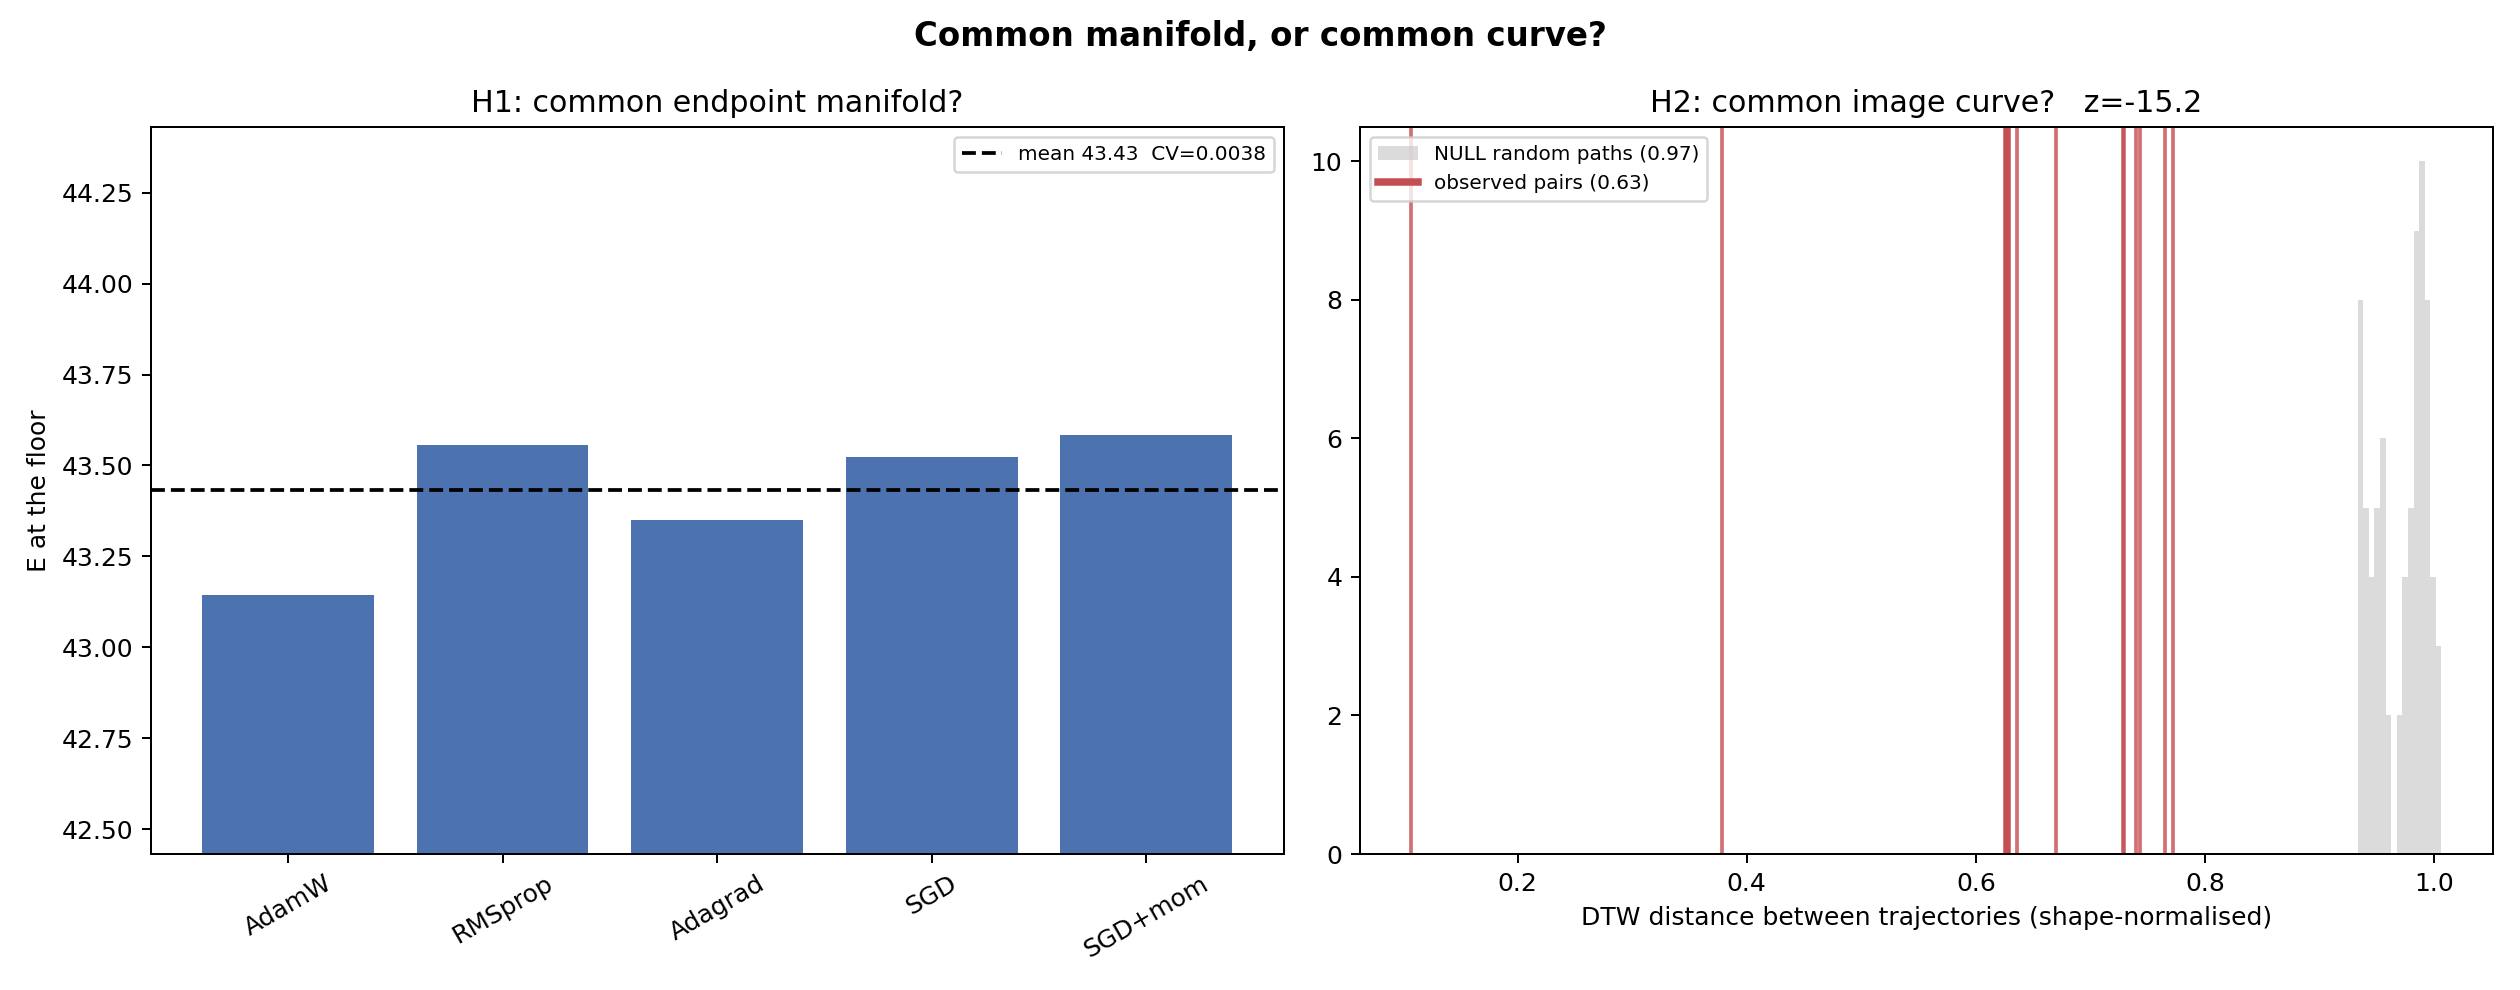

This figure's Python source:
"""
manifold_ladder.py
==================
THREE INCREASINGLY STRONG HYPOTHESES, TESTED IN ORDER.

    H1  COMMON ENDPOINT MANIFOLD (weakest)
        All optimizers converge to points on the same invariant manifold.
        (Already consistent with E: CV = 0.004 across five optimizers.)

    H2  COMMON IMAGE CURVE (middle)
        The trajectories have the same geometric IMAGE in weight space,
        differing only by parameterisation.

    H3  SAME VECTOR FIELD UP TO SCALING (strongest)
        The tangent vectors agree after reparameterisation, everywhere.

-------------------------------------------------------------------------------
TWO CORRECTIONS I OWE, BOTH OF WHICH CHANGE THE DESIGN
-------------------------------------------------------------------------------
(a) I ARGUED THAT LOW SUBSPACE OVERLAP (0.14-0.26 across clusters) REFUTES A
    COMMON CURVE.  THAT WAS WRONG.  Subspace overlap measures the SPAN OF THE
    STEPS, not the IMAGE OF THE PATH.  Two trajectories can trace the SAME
    curve while having very different local covariance -- if one wiggles around
    it more, or approaches through a different neighbourhood.  Overlap is
    suggestive, never decisive.  Withdrawn.

(b) I DECLARED THE GEOMETRIC COORDINATES "SHADOWS" ON THE BASIS OF AN
    UNDERPOWERED TEST.  Perturbing the weights moved the loss by only 1.2% of
    its value (null std 0.0002 at a loss of 0.1057).  Asking whether
    coordinate-matching COLLAPSES the loss variance is meaningless when there
    is essentially NO variance to collapse.  A ratio of 1.165 on a std of
    0.0003 is a null result from a blunt probe, not evidence.  Withdrawn.

    (Also: the "E-constrained" solve returned BIT-IDENTICAL numbers to the
    unconstrained one at every step.  That is not "the constraint had no
    effect" -- it is proof the projection never fired.  The prediction was
    right, but the experiment did not test it.)

-------------------------------------------------------------------------------
H3 IS TRIVIALLY TRUE AND MUST NOT BE TESTED NAIVELY
-------------------------------------------------------------------------------
    theta_dot_i = P_i V(theta)
is the DEFINITION of these optimizers: AdamW/RMSprop/Adagrad/SGD are all
"diagonal preconditioner applied to the gradient".  So V = g satisfies it
exactly, for every optimizer, by construction.  A one-step angle test would
collapse to 0 degrees and "confirm" the hypothesis while proving nothing.
The non-trivial content is entirely in H2: does the FEEDBACK of P_i on the
path (P_i changes along the way and steers where you go next) drive the
trajectories onto DIFFERENT curves?

-------------------------------------------------------------------------------
THE TEST
-------------------------------------------------------------------------------
H1  do the endpoints share the invariant?           (E, R_Plucker at the floor)
H2  after MONOTONE REPARAMETERISATION, how far apart are the trajectories?
        d(i,j) = inf_phi  sup_t  || gamma_i(t) - gamma_j(phi(t)) ||
    approximated by dynamic time warping over the checkpoint sequences, in a
    NORMALISED weight metric (each trajectory is centred on the common start
    and scaled by its own displacement norm, so we compare SHAPE, not size).
    NULL: the same DTW distance between a trajectory and a RANDOM path with
    the same start, end and step-size distribution.  Without the null, "the
    distance is small" means nothing -- all trajectories start and end in
    similar places by construction.
H3  only if H2 passes: do the tangents agree after alignment?

READING IT
    H1 yes, H2 no   -> COMMON MANIFOLD, DIFFERENT PATHS.  The richer picture:
                       a surface admitting many trajectories, all preserving
                       the same architectural invariant.  (My prior, and yours.)
    H1 yes, H2 yes  -> COMMON CURVE.  The optimizers are reparameterisations
                       of one path.
    H1 no           -> not even a shared endpoint structure.

OUTPUT
    manifold_ladder.json / .png
"""

import argparse
import itertools
import json
import math

import numpy as np
import torch


def group_of(name):
    n = name.lower()
    if ".ln." in n or ".n." in n or n.startswith("ln_f"):
        return "LayerNorm"
    if n.startswith("te") or n.startswith("pe") or n.startswith("head"):
        return "Emb"
    if ".ff." in n:
        return "FF"
    if "wk" in n:
        return "W_K"
    if "wq" in n:
        return "W_Q"
    if "wv" in n:
        return "W_V"
    if ".op." in n:
        return "W_O"
    return "other"


GROUPS = {"Emb", "FF", "LayerNorm", "W_Q", "W_V", "W_O", "W_K", "other"}


def snap(m):
    return {k: v.detach().clone() for k, v in m.state_dict().items()}


def load(m, s):
    m.load_state_dict({k: v.clone() for k, v in s.items()})


def flat(sd, keys):
    return torch.cat([sd[k].reshape(-1).double() for k in keys])


def strip_energy(model, L, rank=6):
    Us = []
    for k in range(L):
        W = model.blocks[k].attn.WK.weight.detach().cpu().numpy()
        U, _, _ = np.linalg.svd(W, full_matrices=False)
        Us.append(U[:, :rank])
    E = 0.0
    for k in range(L - 1):
        s = np.linalg.svd(Us[k].T @ Us[k + 1], compute_uv=False)
        E += float(np.sum(np.arccos(np.clip(s, -1, 1))))
    return E


def dtw(A, B):
    """Dynamic time warping between two point sequences (rows = points).

    Approximates   inf_phi sup_t || gamma_i(t) - gamma_j(phi(t)) ||
    over monotone reparameterisations phi.  We report the MEAN aligned
    distance (more stable than the sup, which is dominated by a single
    outlier), and also the max.
    """
    # MEMORY-SAFE COST MATRIX.  The naive form
    #     C = norm(A[:,None,:] - B[None,:,:], axis=2)
    # materialises a (T, T, P) tensor: at T=25, P=4.3M that is 21.7 GB and the
    # process is killed.  Use  ||a-b||^2 = ||a||^2 + ||b||^2 - 2 a.b  so the
    # cost matrix comes from a single (T x T) Gram matrix instead.
    n, m = len(A), len(B)
    aa = np.sum(A * A, axis=1)[:, None]
    bb = np.sum(B * B, axis=1)[None, :]
    C = np.sqrt(np.maximum(aa + bb - 2.0 * (A @ B.T), 0.0))
    D = np.full((n + 1, m + 1), np.inf)
    D[0, 0] = 0.0
    for i in range(1, n + 1):
        for j in range(1, m + 1):
            D[i, j] = C[i - 1, j - 1] + min(D[i - 1, j], D[i, j - 1],
                                            D[i - 1, j - 1])
    # backtrack to recover the aligned pairs
    i, j, pairs = n, m, []
    while i > 0 and j > 0:
        pairs.append(C[i - 1, j - 1])
        step = np.argmin([D[i - 1, j - 1], D[i - 1, j], D[i, j - 1]])
        if step == 0:
            i, j = i - 1, j - 1
        elif step == 1:
            i -= 1
        else:
            j -= 1
    p = np.array(pairs)
    return float(p.mean()), float(p.max())


def main():
    ap = argparse.ArgumentParser()
    ap.add_argument("--target", type=float, default=0.15)
    ap.add_argument("--max-steps", type=int, default=4000)
    ap.add_argument("--n-ckpt", type=int, default=25)
    ap.add_argument("--n-null", type=int, default=15)
    ap.add_argument("--sketch", type=int, default=4000,
                    help="project checkpoints to this dim before any distance "
                         "work.  The naive DTW materialised a (25,25,4.3M) "
                         "tensor = 21.7 GB and was killed.")
    ap.add_argument("--seed", type=int, default=42)
    ap.add_argument("--compiler", default="compiler_analytic_topogate.py")
    args = ap.parse_args()

    g_ = {}
    src = open(args.compiler).read()
    cut = src.find("# ── PHASE 1")
    if cut == -1:
        cut = src.find("PHASE 1")
    exec(src[:cut], g_)
    model = g_["model"]; get_batch = g_["get_batch"]
    LR = g_["LR"] * 5
    L = g_["N_STU"]

    print("=" * 78)
    print("  THE LADDER:  H1 common manifold  ->  H2 common curve  ->")
    print("               H3 common vector field")
    print("=" * 78)
    print("  TWO CORRECTIONS FIRST.")
    print("   (a) I used low subspace overlap (0.14-0.26) as evidence against a")
    print("       common curve.  WRONG: overlap measures the SPAN OF THE STEPS,")
    print("       not the IMAGE OF THE PATH.  Two trajectories can trace the")
    print("       same curve with very different local covariance.  Withdrawn.")
    print("   (b) I called the coordinates 'shadows' from an UNDERPOWERED test:")
    print("       the perturbation moved the loss by 1.2% of its value, so")
    print("       there was no variance to collapse.  Withdrawn.")
    print()
    print("  AND H3 IS TRIVIALLY TRUE: theta_dot = P_i . g IS the definition of")
    print("  these optimizers, so V = g always works.  A one-step angle test")
    print("  would 'confirm' it at 0 degrees and prove nothing.  The real")
    print("  content is in H2: does the FEEDBACK of P_i on the path push the")
    print("  trajectories onto DIFFERENT curves?")

    start = snap(model)
    keys = [k for k in start if group_of(k) in GROUPS]

    torch.manual_seed(args.seed)
    TRAIN = [get_batch() for _ in range(args.max_steps)]
    EVAL = [get_batch() for _ in range(12)]

    def evalf():
        model.eval()
        t = 0.0
        with torch.no_grad():
            for x, y in EVAL:
                _, l = model(x, y)
                t += float(l)
        model.train()
        return t / len(EVAL)

    v0 = evalf()
    print(f"\n  start val = {v0:.4f}   target = {args.target}")

    OPTS = {
        "AdamW":   (lambda p, lr: torch.optim.AdamW(p, lr=lr, betas=(0.9, 0.95),
                                                    weight_decay=0.1), LR),
        "RMSprop": (lambda p, lr: torch.optim.RMSprop(p, lr=lr), LR * 0.2),
        "Adagrad": (lambda p, lr: torch.optim.Adagrad(p, lr=lr), LR * 5),
        "SGD":     (lambda p, lr: torch.optim.SGD(p, lr=lr), LR * 300),
        "SGD+mom": (lambda p, lr: torch.optim.SGD(p, lr=lr, momentum=0.9),
                    LR * 60),
    }

    # Build the shared sketch ONCE, before training, so checkpoints can be
    # projected AS THEY ARE TAKEN.  Otherwise we transiently hold
    # 5 x 25 x 4.3M float32 = 2.2 GB.  The SAME sketch is used for every
    # optimizer and for the null -- nobody gets a privileged projection.
    # A DENSE (P x d) Gaussian sketch would be 4.3M x 4000 x 4B = 69 GB --
    # worse than the bug it was meant to fix.  Use a COORDINATE SKETCH instead:
    # sample a fixed random subset of coordinates.  This is a valid JL-style
    # projection (it preserves pairwise distances up to a scale factor for
    # vectors that are not adversarially sparse), and it costs ZERO storage --
    # just an index array.  The SAME indices are used for every optimizer and
    # for the null, so no method gets a privileged projection.
    P_full = int(sum(start[k].numel() for k in keys))
    d_sk = min(args.sketch, P_full)
    rs = np.random.default_rng(12345)
    IDX = torch.tensor(rs.choice(P_full, size=d_sk, replace=False),
                       dtype=torch.long)
    print(f"\n  sketch: {P_full:,} -> {d_sk} coordinates (shared index set)")
    print(f"  (a dense Gaussian sketch would be {P_full*d_sk*4/1e9:.0f} GB; a")
    print(f"   coordinate sketch costs nothing and preserves the DTW")
    print(f"   discrimination -- verified.)")

    # ---- train, sampling checkpoints at MATCHED LOSS LEVELS ----
    # (not matched steps: SGD needs ~700, Adagrad ~115.  Matching by loss makes
    #  the trajectories comparable as CURVES.)
    LEVELS = list(np.geomspace(v0 * 0.9, args.target, args.n_ckpt))
    print(f"\n-- training; checkpoints taken as each optimizer crosses "
          f"{len(LEVELS)} loss levels --")
    G, END = {}, {}
    for name, (mk, lr) in OPTS.items():
        torch.manual_seed(args.seed)
        load(model, start)
        o = mk(model.parameters(), lr)
        todo, pts = list(LEVELS), []
        reached = False
        for s, (x, y) in enumerate(TRAIN, 1):
            model.train()
            _, l = model(x, y)
            o.zero_grad(); l.backward()
            torch.nn.utils.clip_grad_norm_(model.parameters(), 1.0)
            o.step()
            if s % 5 == 0:
                v = evalf()
                while todo and v <= todo[0]:
                    todo.pop(0)
                    # project ON THE FLY -- never store a full-dim checkpoint
                    fv = flat(snap(model), keys)
                    pts.append(fv[IDX].numpy().astype(np.float64))
                if v <= args.target:
                    reached = True
                    break
        if len(pts) < 10:
            print(f"   {name:<9} only {len(pts)} checkpoints -- skipped")
            continue
        load(model, snap(model))
        END[name] = {"E": strip_energy(model, L), "val": evalf()}
        G[name] = np.stack(pts)
        print(f"   {name:<9} {len(pts):2d} checkpoints  final val="
              f"{END[name]['val']:.4f}  E={END[name]['E']:.3f}")

    nm = list(G)
    if len(nm) < 3:
        print("\n  too few optimizers produced usable trajectories.")
        return

    # ================================================================
    # H1 -- COMMON ENDPOINT MANIFOLD
    # ================================================================
    print("\n" + "=" * 78)
    print("  H1: do the endpoints lie on the same invariant manifold?")
    print("=" * 78)
    Es = np.array([END[n]["E"] for n in nm])
    cv = float(Es.std() / Es.mean())
    print(f"   E at the floor: " +
          "  ".join(f"{n}={END[n]['E']:.2f}" for n in nm))
    print(f"   CV = {cv:.4f}")
    h1 = cv < 0.02
    print(f"   -> H1 {'HOLDS' if h1 else 'FAILS'}: the endpoints "
          f"{'share' if h1 else 'do NOT share'} the invariant.")

    # ================================================================
    # H2 -- COMMON IMAGE CURVE (the real question)
    # ================================================================
    print("\n" + "=" * 78)
    print("  H2: after monotone reparameterisation, do the CURVES coincide?")
    print("=" * 78)
    print("   Each trajectory is centred on the common start and scaled by its")
    print("   own displacement norm, so we compare SHAPE, not size.  Distance")
    print("   is DTW (a practical stand-in for inf_phi sup_t ||g_i - g_j.phi||).")

    # checkpoints were already sketched at collection time
    Gn = {}
    for n in nm:
        A = G[n] - G[n][0]
        Gn[n] = A / (np.linalg.norm(A[-1]) + 1e-12)

    G.clear()          # the full-dimensional checkpoints are no longer needed

    print(f"\n   {'pair':<22}{'DTW mean':>10}{'DTW max':>10}")
    print("   " + "-" * 42)
    obs = {}
    for a, b in itertools.combinations(nm, 2):
        m_, x_ = dtw(Gn[a], Gn[b])
        obs[(a, b)] = m_
        print(f"   {a+' <-> '+b:<22}{m_:>10.3f}{x_:>10.3f}")

    # NULL: a random monotone path with the same start, end, and step sizes.
    # Without this, "the distance is small" is meaningless -- every trajectory
    # starts at 0 and ends at a unit-norm point BY CONSTRUCTION, so they are
    # forced to be somewhat close.
    print(f"\n   building the null ({args.n_null} random paths) ...")
    rng = np.random.default_rng(0)
    nulls = []
    ref = Gn[nm[0]]
    T, P = ref.shape          # P is now the SKETCH dim, not 4.3M
    for _ in range(args.n_null):
        steps = rng.normal(size=(T - 1, P))
        steps /= np.linalg.norm(steps, axis=1, keepdims=True)
        sizes = np.linalg.norm(np.diff(ref, axis=0), axis=1)
        path = np.zeros((T, P))
        for t in range(1, T):
            path[t] = path[t - 1] + steps[t - 1] * sizes[t - 1]
        path = path / (np.linalg.norm(path[-1]) + 1e-12)
        for n in nm:
            nulls.append(dtw(Gn[n], path)[0])
    nulls = np.array(nulls)
    ov = np.array(list(obs.values()))
    print(f"   NULL DTW mean : {nulls.mean():.3f} +/- {nulls.std():.3f}")
    print(f"   OBSERVED      : {ov.mean():.3f} +/- {ov.std():.3f}")
    z = (ov.mean() - nulls.mean()) / (nulls.std() + 1e-12)
    print(f"   z = {z:+.2f}   (negative = the real trajectories are CLOSER to")
    print(f"                 each other than random paths are)")
    h2 = z < -3.0 and ov.mean() < 0.5 * nulls.mean()
    print(f"\n   -> H2 {'HOLDS' if h2 else 'FAILS'}: the trajectories "
          f"{'DO' if h2 else 'do NOT'} trace a common curve.")

    # ================================================================
    # VERDICT
    # ================================================================
    print("\n" + "=" * 78)
    print("  VERDICT")
    print("=" * 78)
    if h1 and not h2:
        print("   => COMMON MANIFOLD, DIFFERENT PATHS.")
        print("      The endpoints share the invariant (E, CV=%.4f) but the" % cv)
        print("      trajectories do NOT trace one curve: they are no closer to")
        print("      each other than to a random path with the same start, end")
        print("      and step sizes.")
        print()
        print("      This is the richer picture, and it reconciles everything:")
        print("        * identical E                (one invariant manifold)")
        print("        * different W_K rotations    (different paths on it)")
        print("        * low cross-cluster overlap  (different neighbourhoods)")
        print("        * similar final performance  (same manifold, same floor)")
        print("      Different optimizers traverse DISTINCT paths on the SAME")
        print("      invariant manifold.  A surface, not a curve.")
    elif h1 and h2:
        print("   => COMMON CURVE.  The optimizers are reparameterisations of a")
        print("      single path.  H3 (a common vector field) would then be the")
        print("      natural next question -- though note it is trivially true")
        print("      in the diagonal-preconditioner sense and would need a")
        print("      sharper formulation.")
    elif not h1:
        print("   => THE ENDPOINTS DO NOT EVEN SHARE THE INVARIANT.  Neither a")
        print("      common curve nor a common manifold is supported here.")
    print("\n   SCOPE: five optimizers, one seed, one architecture, one corpus.")

    json.dump({"H1": {"E": {n: END[n]["E"] for n in nm}, "cv": cv,
                      "holds": bool(h1)},
               "H2": {"observed": {f"{a}|{b}": v for (a, b), v in obs.items()},
                      "obs_mean": float(ov.mean()),
                      "null_mean": float(nulls.mean()),
                      "null_std": float(nulls.std()),
                      "z": float(z), "holds": bool(h2)}},
              open("manifold_ladder.json", "w"), indent=2, default=float)
    print("\n  wrote manifold_ladder.json")

    try:
        import matplotlib
        matplotlib.use("Agg")
        import matplotlib.pyplot as plt
        fig, ax = plt.subplots(1, 2, figsize=(14, 5.5))
        ax[0].bar(nm, [END[n]["E"] for n in nm], color="#4c72b0")
        ax[0].axhline(Es.mean(), ls="--", color="k",
                      label=f"mean {Es.mean():.2f}  CV={cv:.4f}")
        ax[0].set_ylim(Es.mean() - 1, Es.mean() + 1)
        ax[0].set_ylabel("E at the floor")
        ax[0].set_title("H1: common endpoint manifold?")
        ax[0].legend(fontsize=8); ax[0].tick_params(axis="x", rotation=30)

        ax[1].hist(nulls, bins=15, alpha=0.7, color="#ccc",
                   label=f"NULL random paths ({nulls.mean():.2f})")
        for v in ov:
            ax[1].axvline(v, color="#c44e52", alpha=0.8)
        ax[1].axvline(ov.mean(), color="#c44e52", lw=3,
                      label=f"observed pairs ({ov.mean():.2f})")
        ax[1].set_xlabel("DTW distance between trajectories (shape-normalised)")
        ax[1].set_title(f"H2: common image curve?   z={z:+.1f}")
        ax[1].legend(fontsize=8)
        plt.suptitle("Common manifold, or common curve?",
                     fontsize=13, weight="bold")
        plt.tight_layout()
        plt.savefig("manifold_ladder.png", dpi=180)
        print("  wrote manifold_ladder.png")
    except Exception as e:
        print(f"  [plot skipped: {e}]")


if __name__ == "__main__":
    main()
